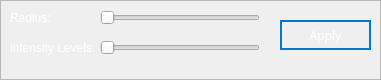
   <widget class="QFrame" name="oilFrame">
    <property name="geometry">
     <rect>
      <x>370</x>
      <y>580</y>
      <width>381</width>
      <height>80</height>
     </rect>
    </property>
    <property name="styleSheet">
     <string notr="true">color: rgb(255, 255, 255);</string>
    </property>
    <property name="frameShape">
     <enum>QFrame::StyledPanel</enum>
    </property>
    <property name="frameShadow">
     <enum>QFrame::Raised</enum>
    </property>
    <widget class="QSlider" name="radiusOilSlider">
     <property name="geometry">
      <rect>
       <x>100</x>
       <y>10</y>
       <width>160</width>
       <height>16</height>
      </rect>
     </property>
     <property name="maximum">
      <number>5</number>
     </property>
     <property name="pageStep">
      <number>1</number>
     </property>
     <property name="value">
      <number>0</number>
     </property>
     <property name="orientation">
      <enum>Qt::Horizontal</enum>
     </property>
    </widget>
    <widget class="QSlider" name="intensitySlider">
     <property name="geometry">
      <rect>
       <x>100</x>
       <y>40</y>
       <width>160</width>
       <height>16</height>
      </rect>
     </property>
     <property name="maximum">
      <number>5</number>
     </property>
     <property name="singleStep">
      <number>1</number>
     </property>
     <property name="pageStep">
      <number>1</number>
     </property>
     <property name="value">
      <number>0</number>
     </property>
     <property name="orientation">
      <enum>Qt::Horizontal</enum>
     </property>
    </widget>
    <widget class="QLabel" name="label_9">
     <property name="geometry">
      <rect>
       <x>10</x>
       <y>10</y>
       <width>49</width>
       <height>16</height>
      </rect>
     </property>
     <property name="text">
      <string>Radius: </string>
     </property>
    </widget>
    <widget class="QLabel" name="label_10">
     <property name="geometry">
      <rect>
       <x>10</x>
       <y>40</y>
       <width>91</width>
       <height>16</height>
      </rect>
     </property>
     <property name="text">
      <string>intensity Levels:</string>
     </property>
    </widget>
    <widget class="QPushButton" name="applyOilBtn">
     <property name="geometry">
      <rect>
       <x>280</x>
       <y>20</y>
       <width>91</width>
       <height>30</height>
      </rect>
     </property>
     <property name="minimumSize">
      <size>
       <width>64</width>
       <height>30</height>
      </size>
     </property>
     <property name="font">
      <font>
       <family>Arial Black</family>
       <italic>false</italic>
       <bold>false</bold>
      </font>
     </property>
     <property name="cursor">
      <cursorShape>PointingHandCursor</cursorShape>
     </property>
     <property name="styleSheet">
      <string notr="true">
  border: 2px solid #0077CC;
background:transparent;
  color: #FFFFFF;
  cursor: pointer;
  font-weight: 400;
  letter-spacing: -.022em;
  line-height: 1.47059;
  min-width: 30px;
  padding: 4px 15px;
  text-align: center;
  vertical-align: baseline;
</string>
     </property>
     <property name="text">
      <string>Apply</string>
     </property>
    </widget>
   </widget>
